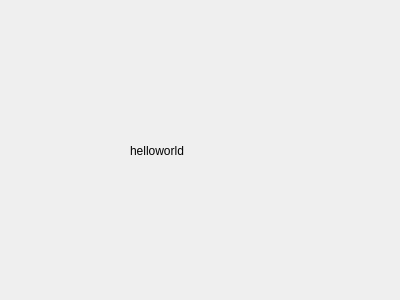
<?xml version="1.0" encoding="UTF-8"?>
<ui version="4.0">
 <class>Widget</class>
 <widget class="QWidget" name="Widget">
  <property name="geometry">
   <rect>
    <x>0</x>
    <y>0</y>
    <width>400</width>
    <height>300</height>
   </rect>
  </property>
  <property name="windowTitle">
   <string>Widget</string>
  </property>
  <widget class="QLabel" name="label">
   <property name="geometry">
    <rect>
     <x>130</x>
     <y>120</y>
     <width>171</width>
     <height>61</height>
    </rect>
   </property>
   <property name="text">
    <string>helloworld</string>
   </property>
  </widget>
 </widget>
 <layoutdefault spacing="6" margin="11"/>
 <resources/>
 <connections/>
</ui>
